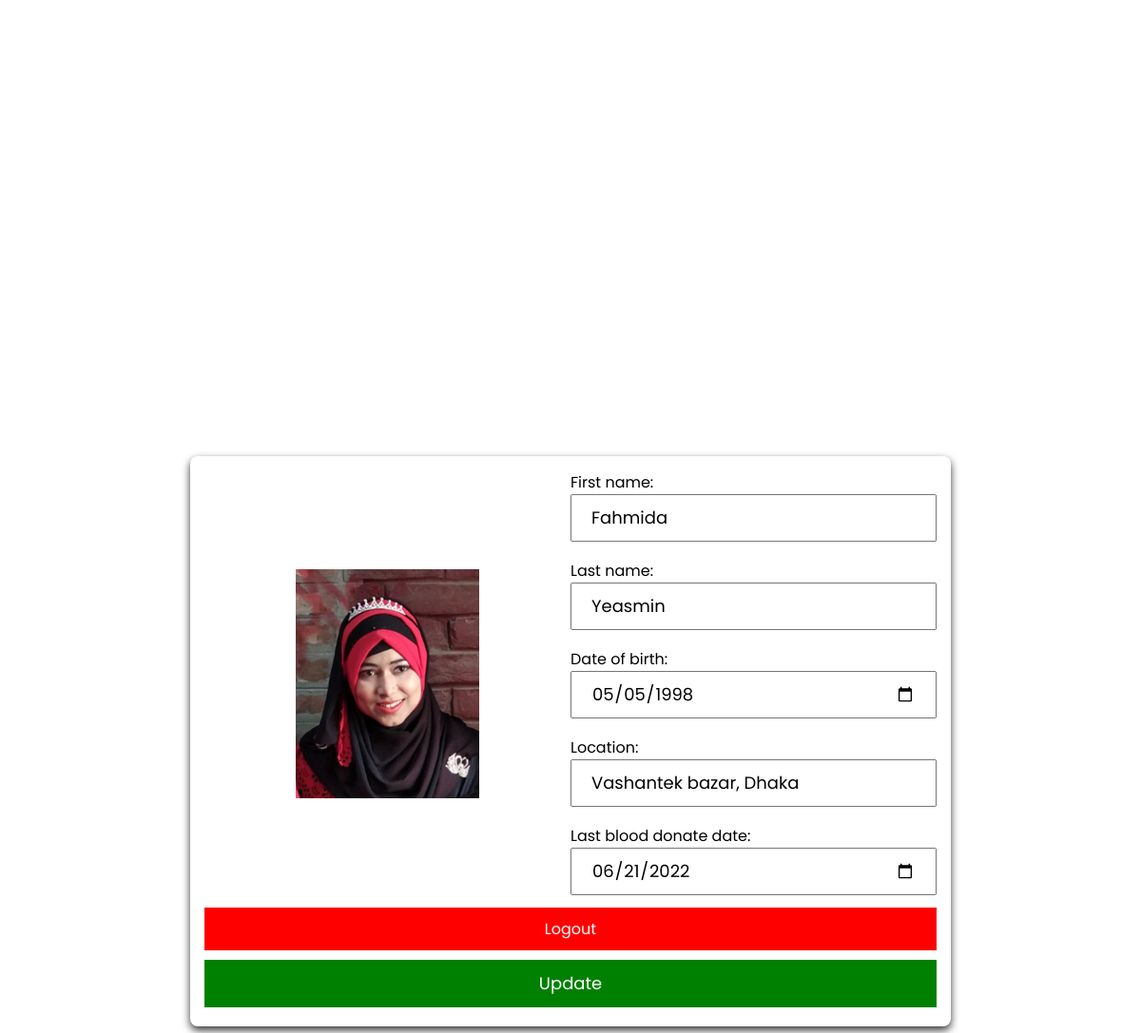
Page /update_profile.php (signed in) on the earlier database version.
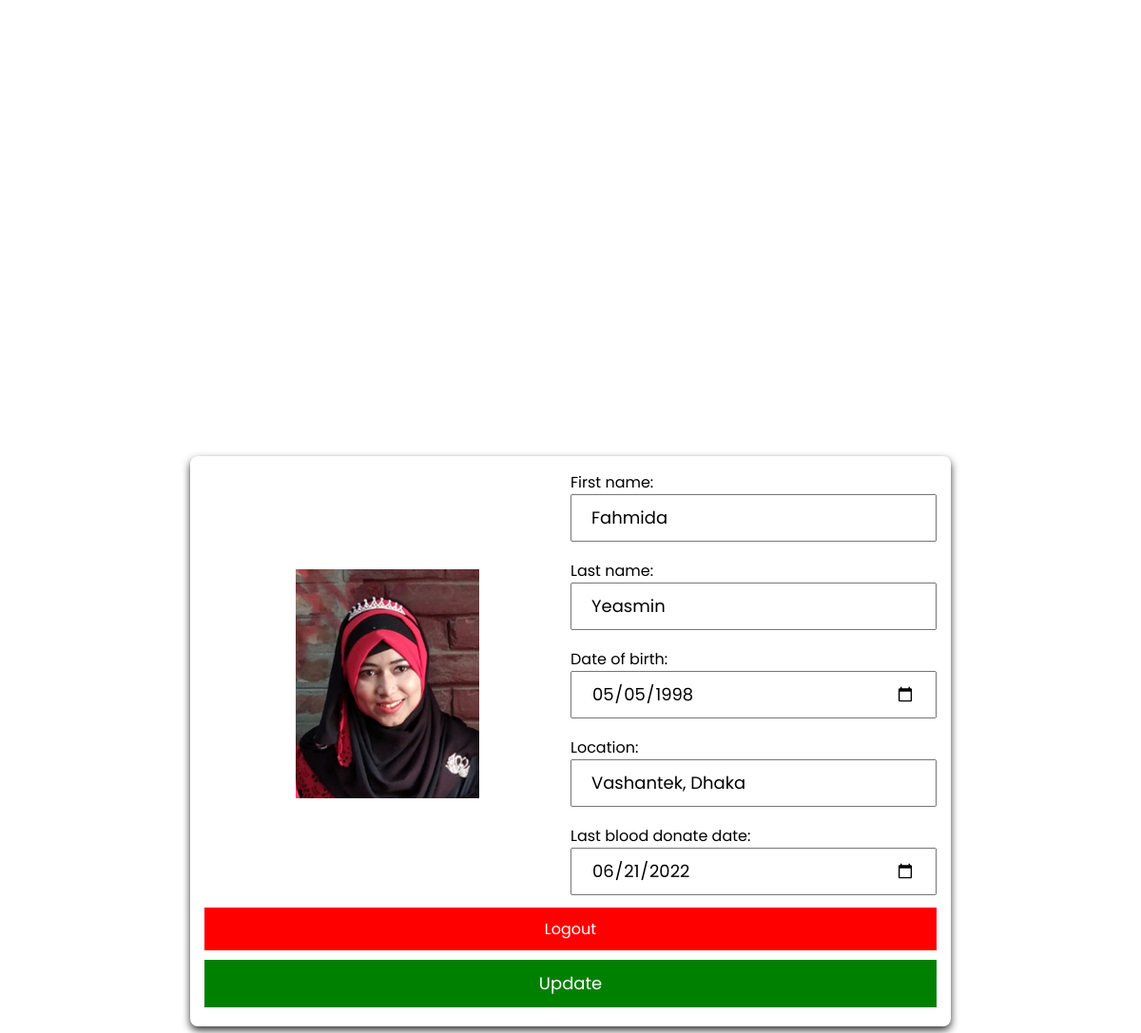
Same page on the later database version.
### tables this page shows
CREATE TABLE `donors` (
  `id` int(11) NOT NULL,
  `f_name` varchar(255) NOT NULL,
  `l_name` varchar(255) NOT NULL,
  `u_name` varchar(255) NOT NULL,
  `dob` date NOT NULL,
  `location` varchar(255) NOT NULL,
  `donate_date` date NOT NULL,
  `blood` varchar(5) NOT NULL,
  `photo` varchar(255) NOT NULL,
  `phone` varchar(11) NOT NULL,
  `fb` varchar(255) NOT NULL,
  `email` varchar(255) NOT NULL,
  `password` varchar(255) NOT NULL,
  `gender` varchar(255) DEFAULT NULL
);

### update_profile.php (the view, shortened to what this page needs)
<?php
    include './include/configuration.php';
    $user_id = $_SESSION['user_id'];
?>
<!DOCTYPE html>
<html lang="en">
<head>
    <link rel="stylesheet" href="./css/style.css">
    <link rel="stylesheet" href="https://cdnjs.cloudflare.com/ajax/libs/font-awesome/6.1.1/css/all.min.css" />
</head>
<body>
    <section id="update_profile">
        <?php
            $load_profile = "SELECT * FROM `donors` WHERE id = '$user_id'";
            $run_query = mysqli_query($conn, $load_profile);
            if(mysqli_num_rows($run_query)){
                $row = mysqli_fetch_assoc($run_query);
            }
        ?>
        <form action="" method="post" enctype="multipart/form-data">
            <div class="flex">
                <div class="left">
                    <img name="profile_img" src="<?php  echo './upload_img/'.$row['photo']; ?>" alt="">
                </div>
                <div class="right">
                    <label for="uname">First name:</label>
                    <input type="text" name="fname" id="fname" value="<?php echo $row['f_name'] ?>">
                    <label for="uname">Last name:</label>
                    <input type="text" name="lname" id="fname" value="<?php echo $row['l_name'] ?>">
                    <label for="dob">Date of birth:</label>
                    <input type="date" name="dob" id="dob" value="<?php echo $row['dob'] ?>">
                    <label for="loc">Location:</label>
                    <input type="text" name="loc" id="loc" value="<?php echo $row['location'] ?>">
                    <label for="last_blood">Last blood donate date:</label>
                    <input type="date" name="last_blood" id="last_blood" value="<?php echo $row['donate_date'] ?>">
                </div>
            </div>
            <div class="btn">
                <a id="logout" name="logout" href="profile.php?logout=<?php echo $user_id; ?>">Logout</a>
                <input id="update" name="update" type="submit" value="Update">
            </div>
        </form>
    </section>
</body>
</html>

Differences in the rows shown:
changed donors "Fahmida": loc "Vashantek bazar, Dhaka" → "Vashantek, Dhaka"
